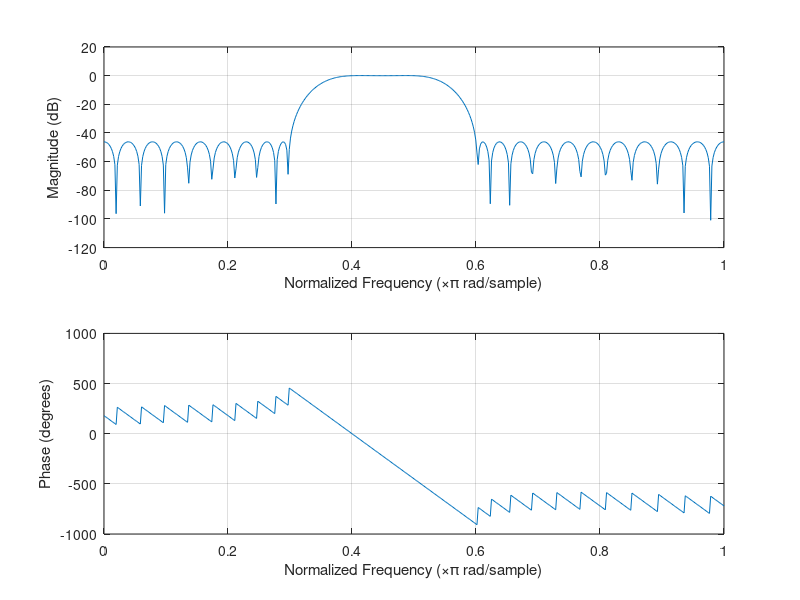

Recreate this plot in MATLAB. (Note: this script raises an error after producing the figure.)
n = 50;
% Frequencias a las que queremos la amplitud marcada por a
f = [0 0.3 0.4 0.5 0.6 1];
a = [0 0 1 1 0 0];

num1 = firpm(n, f, a);
num2 = firls(n, f, a);

subplot(1,2,1);
freqz(num1, 1);
subtitle('Filtro FIR Praks-McLelland');

subplot(1,2,2);
freqz(num2, 1);
subtitle('Filtro FIR Least-Squares Error');
